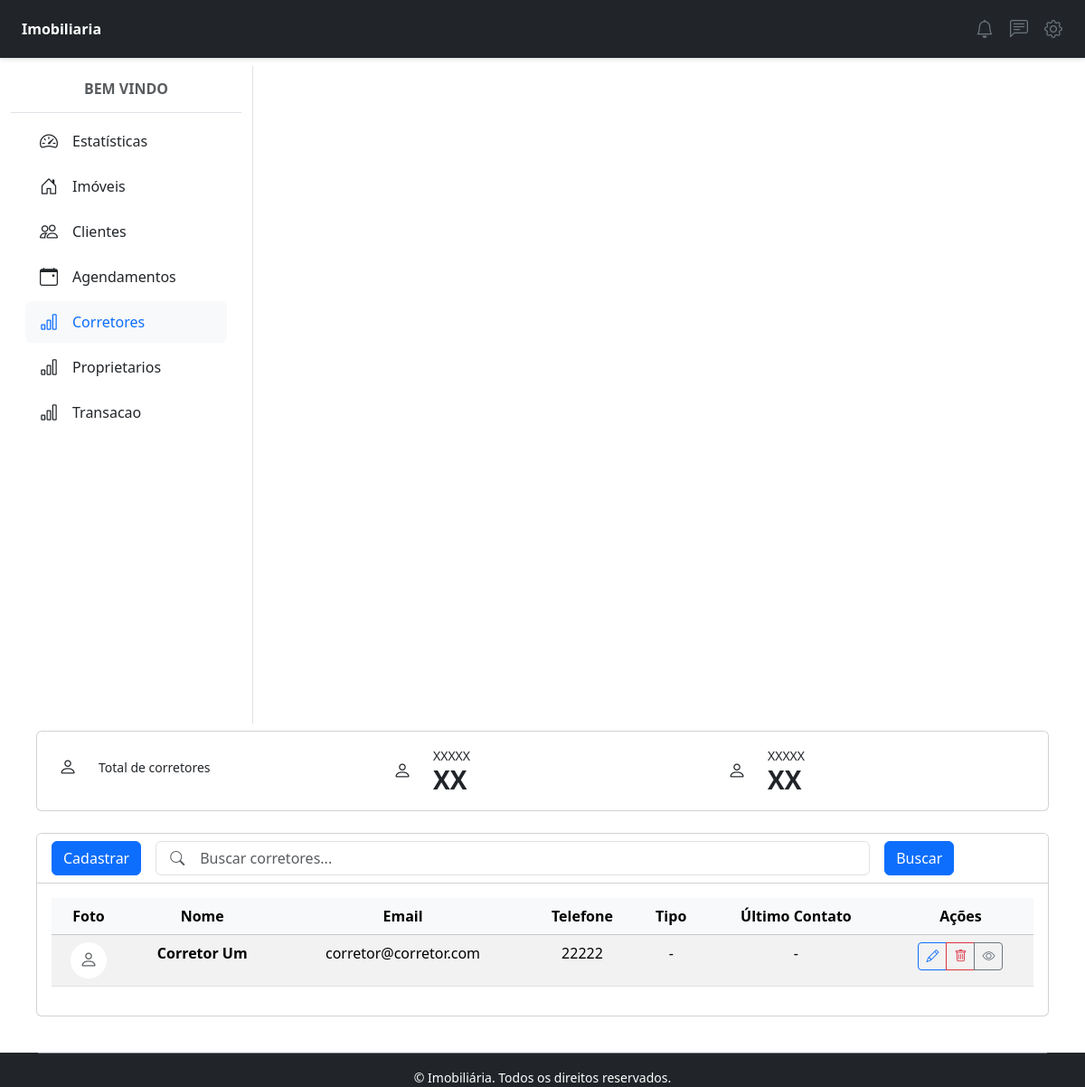
/corretores/, run on an earlier commit of the app's database.
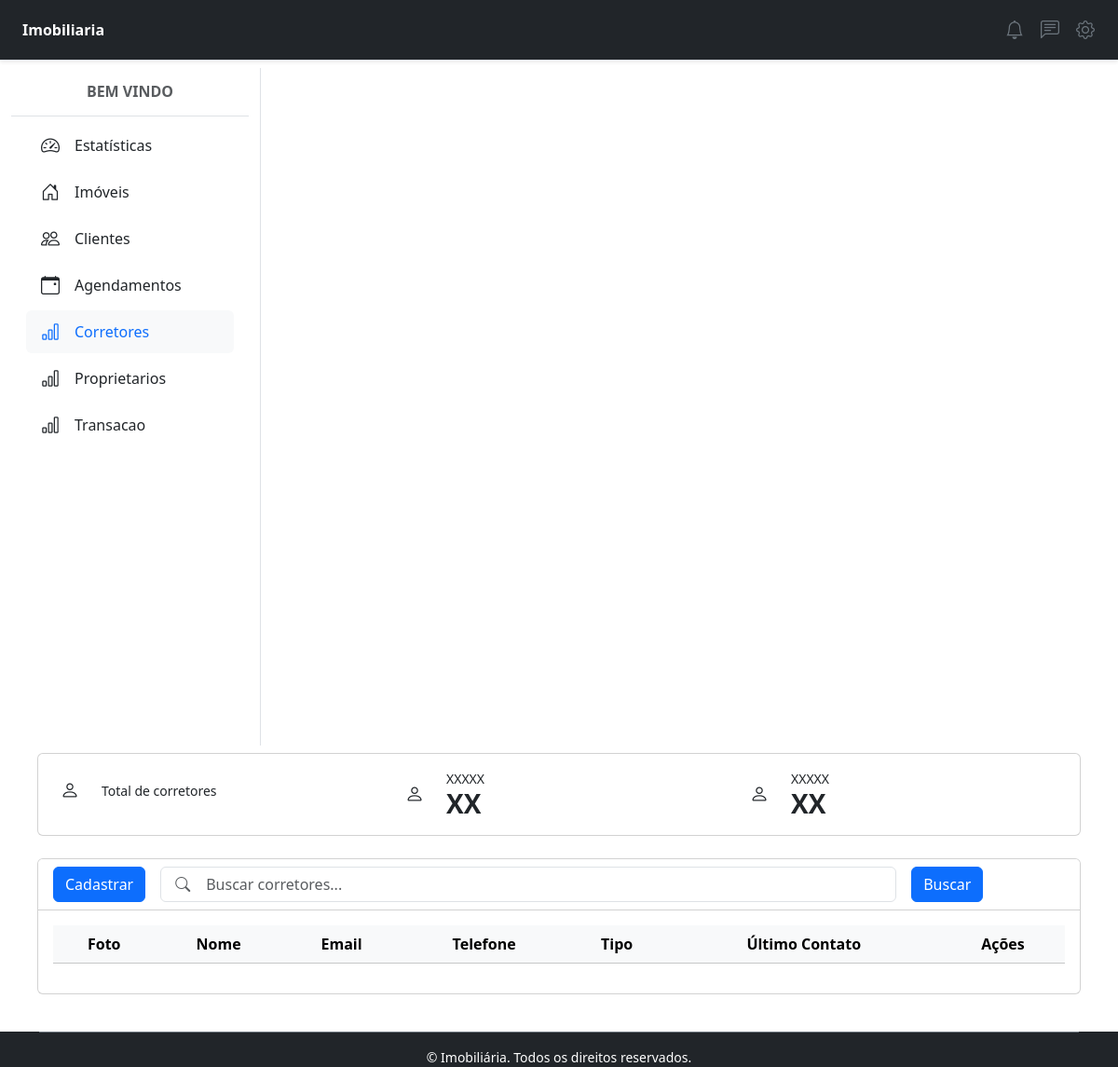
And on a later commit of the database.
### corretores/models.py (models this page shows, shortened)
class Corretor(Pessoa):
    codigoCorretor = models.CharField('Código do Corretor', max_length=10, unique=True, help_text='Código único do corretor', default='CORRETOR')

### corretores/views.py (the view)
# urls.py: path('corretores/', CorretoresView.as_view(), name='corretor'),
class CorretoresView(ListView):
    model = Corretor
    template_name = 'corretores.html'
    def get_queryset(self):
        buscar = self.request.GET.get('buscar')
        qs = super(CorretoresView, self).get_queryset()
        if buscar:
            qs = qs.filter(nome__icontains=buscar)
        if qs.count() > 0:
            paginator = Paginator(qs, 10)
            listagem = paginator.get_page(self.request.GET.get('page'))
            return listagem
        else:
            return messages.info(self.request, 'Nenhum corretor encontrado com esse nome')

### corretores/templates/corretores.html (shortened to what the changed rows need)
{% extends "principal.html" %}
{% block content %}
    <div class="container-fluid">
        <div class="row">
            <main class="col-md-9 col-lg-12 p-3">
                <div class="card">
                    <div class="card-body">
                        <div class="table-responsive">
                            <table class="table table-hover table-striped">
                                <thead class="table-light text-center">
                                    <tr>
                                        <th>Foto</th>
                                        <th>Nome</th>
                                        <th>Email</th>
                                        <th>Telefone</th>
                                        <th>Tipo</th>
                                        <th>Último Contato</th>
                                        <th>Ações</th>
                                    </tr>
                                </thead>
                                <tbody class="text-center">
                                    {% for corretor in object_list %}
                                    <tr>
                                        <td>
                                            {% if corretor.foto %}
                                            <img src="{{ corretor.foto.url }}" class="rounded-circle" width="40" height="40" alt="Foto do corretor"/>
                                            {% else %}
                                            <div class="bg-white rounded-circle d-flex align-items-center justify-content-center mx-auto" style="width: 40px; height: 40px;">
                                                <i class="bi bi-person text-muted fs-5"></i>
                                            </div>
                                            {% endif %}
                                        </td>
                                        <td class="fw-bold">{{ corretor.nome }}</td>
                                        <td>{{ corretor.email|default:"-" }}</td>
                                        <td>{{ corretor.telefone|default:"-" }}</td>
                                        <td>{{ corretor.get_tipo_display|default:"-" }}</td>
                                        <td>{{ corretor.ultimo_contato|default:"-" }}</td>
                                        <td class="text-center">
                                            <div class="btn-group btn-group-sm" role="group">
                                                <a href="{% url 'corretor_editar' corretor.pk %}" class="btn btn-outline-primary" title="Editar">
                                                    <i class="bi bi-pencil"></i>
                                                </a>
                                                <a href="{% url 'corretor_apagar' corretor.pk %}" class="btn btn-outline-danger" title="Excluir">
                                                    <i class="bi bi-trash"></i>
                                                </a>
                                                <button type="button" class="btn btn-outline-secondary" data-bs-toggle="modal" data-bs-target="#modal{{corretor.id}}">
                                                    <i class="bi bi-eye"></i>
                                                </button>
                                            </div>
                                        </td>
                                    </tr>
                                    {% endfor %}
                                </tbody>
                            </table>
                        </div>
                    </div>
                </div>
            </main>
        </div>
    </div>
</html>
{% endblock %}

What changed in the data, as far as the page shows it:
removed Corretor: nome "Corretor Um", email "corretor@corretor.com", telefone "22222", tipo "-", ultimo_contato "-"
